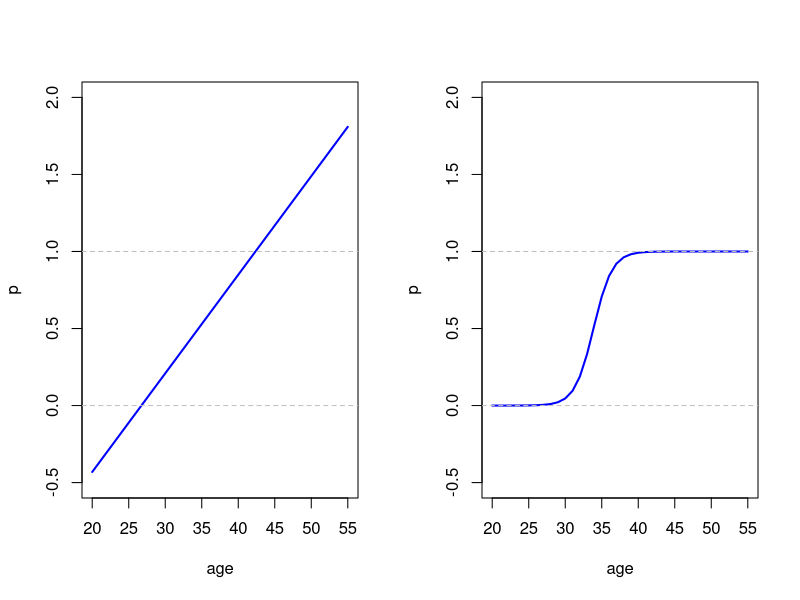

Reproduce this figure in R.

graphics.off()
par(mfrow=c(1,2))
x=seq(20,55,by=1)
p=-1.711+0.064*x


plot(x,p, type="l",xlab="age",ylab="p",col="blue",lwd=2,xlim=c(20,55),ylim=c(-0.5,2))
abline(h=0, col="grey", lty=2)
abline(h=1, col="grey", lty=2)

p2=-26.521 + 0.783 *x
q=exp(p2)/(1+exp(p2))
plot(x,q, type="l",xlab="age",ylab="p",col="blue",lwd=2,xlim=c(20,55),ylim=c(-0.5,2))
abline(h=0, col="grey", lty=2)
abline(h=1, col="grey", lty=2)
